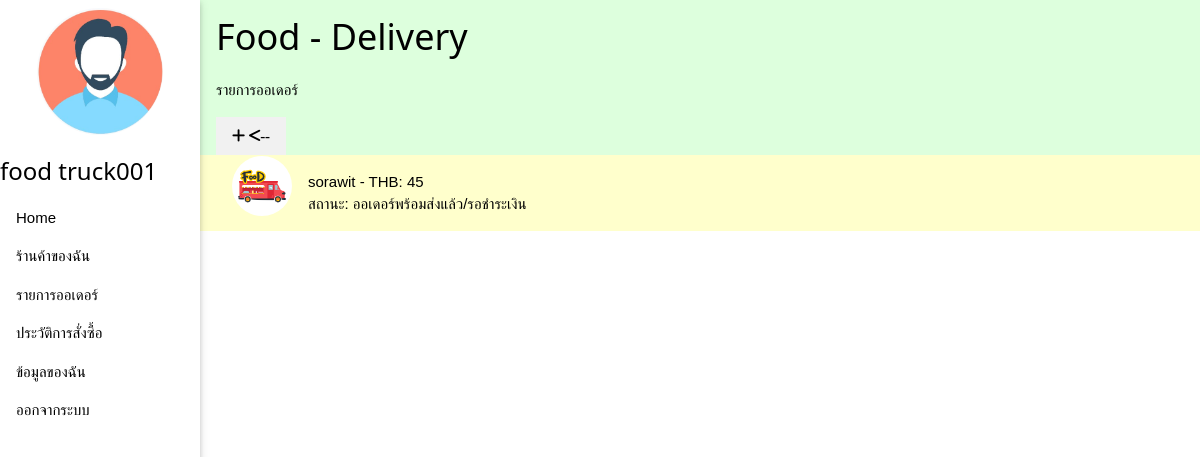
The app's page /food_order.php (signed in) with its own data.
### tables this page shows
CREATE TABLE `users` (
  `UID` int(11) NOT NULL,
  `Email` varchar(200) NOT NULL,
  `Password` varchar(200) NOT NULL,
  `Username` varchar(100) NOT NULL,
  `Full_Name` varchar(200) NOT NULL,
  `Phone_Number` varchar(20) NOT NULL,
  `Profile_Picture` text NOT NULL,
  `isRole` int(11) NOT NULL
);

CREATE TABLE `orders` (
  `OID` int(11) NOT NULL,
  `OName` varchar(200) NOT NULL,
  `Pick_Up_Time` datetime NOT NULL,
  `Status` int(11) NOT NULL,
  `Tip_Amount` double NOT NULL,
  `Total_Paid` double NOT NULL,
  `Delivery` int(11) NOT NULL,
  `UID` int(11) NOT NULL,
  `Money_Slip` varchar(255) NOT NULL,
  `FTID` int(11) NOT NULL
);

### food_order.php (the view, shortened to what this page needs)
<?php session_start();
include('config.php');
  $ID = $_SESSION['ID'];
  $name = $_SESSION['name'];
  $sql = "SELECT * FROM users WHERE UID = $ID";
    $result = $db->query($sql);
?>
<!DOCTYPE html>
<html>
<head>
	<link rel="stylesheet" href="css/w3.css">
</head>
<body>
	<?php while($row = $result->fetch_assoc()): ?>
	<div class="w3-sidebar w3-bar-block w3-collapse w3-card w3-animate-left" style="width:200px;" id="mySidebar">
	  <div class="w3-padding w3-center">
    <img class="w3-circle" src="img/<?php echo $row['Profile_Picture']; ?>" alt="avatar" style="width:75%">
  	</div>
  	<?php endwhile ?>
	  <h3><?php echo $name; ?></h3>
	  <a href="main.php" class="w3-bar-item w3-button">Home</a>
	  <a href="food.php" class="w3-bar-item w3-button">ร้านค้าของฉัน</a>
	  <a href="food_order.php" class="w3-bar-item w3-button">รายการออเดอร์</a>
	  <a href="food_history.php" class="w3-bar-item w3-button">ประวัติการสั่งซื้อ</a>
	  <a href="about.php" class="w3-bar-item w3-button">ข้อมูลของฉัน</a>
	  <a href="logout.php" class="w3-bar-item w3-button">ออกจากระบบ</a>
	</div>
	<div class="w3-main w3-pale-yellow" style="margin-left: 200px;">
		<div class="w3-light-grey">
			<div class="w3-pale-green w3-container">
			  	<h1>Food - Delivery</h1>
			  	<p>รายการออเดอร์</p>
			  	<a href="main.php" class="w3-left w3-button w3-light-grey"><i class="fas fa-plus"> <-- </i> </a>
			</div>
		</div>
		<div class="w3-pale-yellow w3-container">
			<?php
			$sql = "SELECT *
			FROM orders INNER JOIN food_trucks ON (orders.FTID = food_trucks.FTID)
			WHERE food_trucks.UID = $ID";
    	$result = $db->query($sql);
			while($row = $result->fetch_assoc()):
				if ($row['Status'] <= "3") { ?>
				<div class="w3-container">
					<div class="w3-cell-row">
						<div class="w3-cell">
								<img src="img/food-truck.jpg" style="width:60px;cursor:zoom-in" class="w3-left w3-circle w3-margin-right"
								onclick="document.getElementById('<?php echo $row['OID']; ?>').style.display='block'">
							<p><?php echo $row['OName']; ?> - THB: <?php echo $row['Total_Paid']; ?>
							<br>
							สถานะ: <?php
								if ($row['Status'] == "0") {
									echo "รอรับออเดอร์";
								} elseif ($row['Status'] == "1") {
									echo "ร้านกำลังทำอาหาร</p>";
								} elseif ($row['Status'] == "2") {
									echo "ร้านทำอาหารเสร็จแล้ว";
								} elseif ($row['Status'] == "3") {
									echo "ออเดอร์พร้อมส่งแล้ว/รอชำระเงิน";
								} elseif ($row['Status'] == "4") {
									echo "ลูกค้าได้รับออเดอร์แล้ว";
								} else {
									echo "ออเดอร์โดนยกเลิก/ล้มเหลว";
								}
								?>
							</p>
						</div>
					</div>
				</div>
		<?php
		}
	endwhile ?>
		</div>
	</body>
</html>

### css/w3.css (style rules this page uses)
*,*:before,*:after { box-sizing:inherit }
html { -ms-text-size-adjust:100%;-webkit-text-size-adjust:100% }
body { margin:0 }
a { background-color:transparent }
img { border-style:none }
html,body { font-family:Verdana,sans-serif;font-size:15px;line-height:1.5 }
html { overflow-x:hidden }
h1 { font-size:36px }
h3 { font-size:24px }
h1,h2,h3,h4,h5,h6 { font-family:"Segoe UI",Arial,sans-serif;font-weight:400;margin:10px 0 }
img { vertical-align:middle }
a { color:inherit }
.w3-btn,.w3-button { border:none;display:inline-block;padding:8px 16px;vertical-align:middle;overflow:hidden;text-decoration:none;color:inherit;background-color:inherit;text-align:center;cursor:pointer;white-space:nowrap }
.w3-btn,.w3-button { -webkit-touch-callout:none;-webkit-user-select:none;-khtml-user-select:none;-moz-user-select:none;-ms-user-select:none;user-select:none }
.w3-sidebar { height:100%;width:200px;background-color:#fff;position:fixed!important;z-index:1;overflow:auto }
.w3-main,#main { transition:margin-left .4s }
.w3-bar-block .w3-bar-item { width:100%;display:block;padding:8px 16px;text-align:left;border:none;white-space:normal;float:none;outline:0 }
.w3-container:after,.w3-container:before,.w3-panel:after,.w3-panel:before,.w3-row:after,.w3-row:before,.w3-row-padding:after,.w3-row-padding:before, .w3-cell-row:before,.w3-cell-row:after,.w3-clear:after,.w3-clear:before,.w3-bar:before,.w3-bar:after { content:"";display:table;clear:both }
.w3-cell-row { display:table;width:100% }
.w3-cell { display:table-cell }
@media (min-width:993px) { .w3-sidebar.w3-collapse { display:block!important } }
.w3-circle { border-radius:50% }
.w3-container,.w3-panel { padding:0.01em 16px }
.w3-card,.w3-card-2 { box-shadow:0 2px 5px 0 rgba(0,0,0,0.16),0 2px 10px 0 rgba(0,0,0,0.12) }
.w3-animate-left { position:relative;animation:animateleft 0.4s }
.w3-center { text-align:center!important }
.w3-margin-right { margin-right:16px!important }
.w3-padding { padding:8px 16px!important }
.w3-left { float:left!important }
.w3-light-grey,.w3-hover-light-grey:hover,.w3-light-gray,.w3-hover-light-gray:hover { color:#000!important;background-color:#f1f1f1!important }
.w3-pale-green,.w3-hover-pale-green:hover { color:#000!important;background-color:#ddffdd!important }
.w3-pale-yellow,.w3-hover-pale-yellow:hover { color:#000!important;background-color:#ffffcc!important }

### records on screen
users: Profile_Picture (placeholder picture)
orders: Status 3 (drawn), OName "sorawit", Total_Paid "45"

### other values on screen
$name "food truck001"
